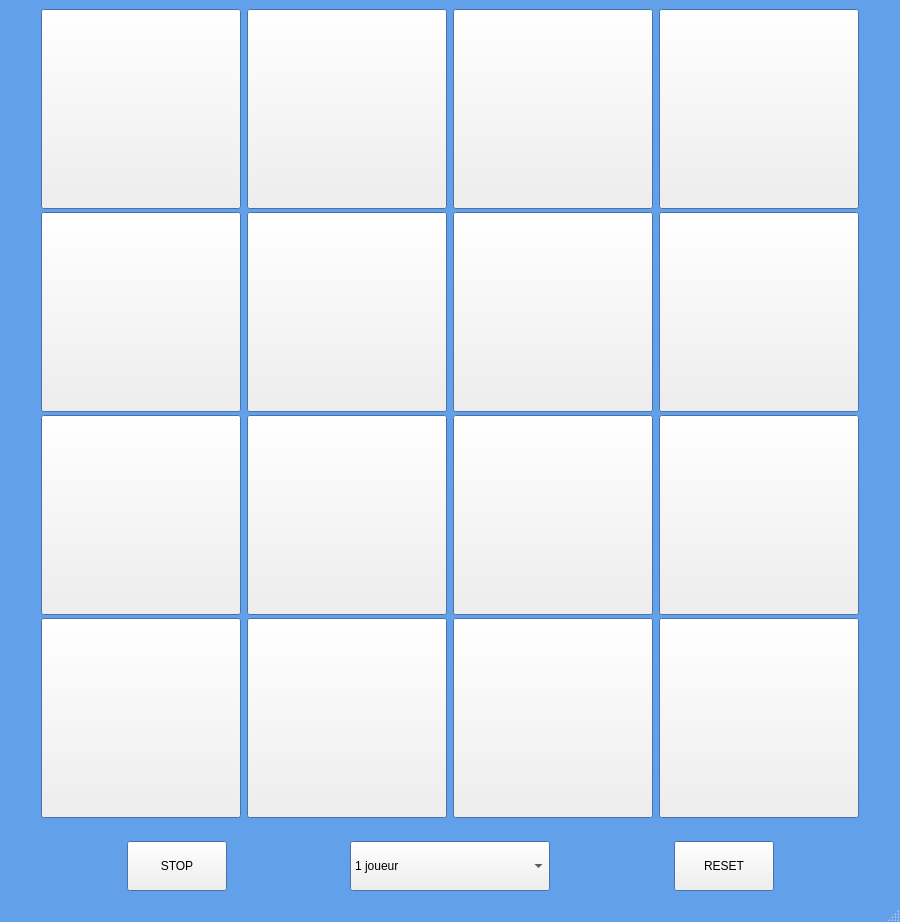
<?xml version="1.0" encoding="UTF-8"?>
<ui version="4.0">
 <class>MainWindow</class>
 <widget class="QMainWindow" name="MainWindow">
  <property name="geometry">
   <rect>
    <x>0</x>
    <y>0</y>
    <width>900</width>
    <height>922</height>
   </rect>
  </property>
  <property name="palette">
   <palette>
    <active>
     <colorrole role="Base">
      <brush brushstyle="SolidPattern">
       <color alpha="255">
        <red>255</red>
        <green>255</green>
        <blue>255</blue>
       </color>
      </brush>
     </colorrole>
     <colorrole role="Window">
      <brush brushstyle="SolidPattern">
       <color alpha="255">
        <red>98</red>
        <green>160</green>
        <blue>234</blue>
       </color>
      </brush>
     </colorrole>
    </active>
    <inactive>
     <colorrole role="Base">
      <brush brushstyle="SolidPattern">
       <color alpha="255">
        <red>255</red>
        <green>255</green>
        <blue>255</blue>
       </color>
      </brush>
     </colorrole>
     <colorrole role="Window">
      <brush brushstyle="SolidPattern">
       <color alpha="255">
        <red>98</red>
        <green>160</green>
        <blue>234</blue>
       </color>
      </brush>
     </colorrole>
    </inactive>
    <disabled>
     <colorrole role="Base">
      <brush brushstyle="SolidPattern">
       <color alpha="255">
        <red>98</red>
        <green>160</green>
        <blue>234</blue>
       </color>
      </brush>
     </colorrole>
     <colorrole role="Window">
      <brush brushstyle="SolidPattern">
       <color alpha="255">
        <red>98</red>
        <green>160</green>
        <blue>234</blue>
       </color>
      </brush>
     </colorrole>
    </disabled>
   </palette>
  </property>
  <property name="windowTitle">
   <string>Tic Tac Toe </string>
  </property>
  <widget class="QWidget" name="centralwidget">
   <property name="enabled">
    <bool>true</bool>
   </property>
   <property name="minimumSize">
    <size>
     <width>900</width>
     <height>900</height>
    </size>
   </property>
   <property name="maximumSize">
    <size>
     <width>0</width>
     <height>0</height>
    </size>
   </property>
   <layout class="QVBoxLayout" name="verticalLayout">
    <item>
     <spacer name="verticalSpacer_9">
      <property name="orientation">
       <enum>Qt::Vertical</enum>
      </property>
      <property name="sizeHint" stdset="0">
       <size>
        <width>20</width>
        <height>40</height>
       </size>
      </property>
     </spacer>
    </item>
    <item>
     <layout class="QGridLayout" name="gridLayout">
      <item row="0" column="0">
       <spacer name="horizontalSpacer_4">
        <property name="orientation">
         <enum>Qt::Horizontal</enum>
        </property>
        <property name="sizeHint" stdset="0">
         <size>
          <width>40</width>
          <height>20</height>
         </size>
        </property>
       </spacer>
      </item>
      <item row="0" column="1">
       <layout class="QVBoxLayout" name="verticalLayout_6" stretch="0,0,0,0,0,0">
        <item>
         <spacer name="verticalSpacer">
          <property name="orientation">
           <enum>Qt::Vertical</enum>
          </property>
          <property name="sizeHint" stdset="0">
           <size>
            <width>20</width>
            <height>40</height>
           </size>
          </property>
         </spacer>
        </item>
        <item>
         <widget class="QPushButton" name="pushButton_1">
          <property name="minimumSize">
           <size>
            <width>200</width>
            <height>200</height>
           </size>
          </property>
          <property name="maximumSize">
           <size>
            <width>200</width>
            <height>200</height>
           </size>
          </property>
          <property name="text">
           <string/>
          </property>
          <property name="iconSize">
           <size>
            <width>16</width>
            <height>16</height>
           </size>
          </property>
         </widget>
        </item>
        <item>
         <widget class="QPushButton" name="pushButton_5">
          <property name="minimumSize">
           <size>
            <width>200</width>
            <height>200</height>
           </size>
          </property>
          <property name="maximumSize">
           <size>
            <width>200</width>
            <height>200</height>
           </size>
          </property>
          <property name="text">
           <string/>
          </property>
         </widget>
        </item>
        <item>
         <widget class="QPushButton" name="pushButton_9">
          <property name="minimumSize">
           <size>
            <width>200</width>
            <height>200</height>
           </size>
          </property>
          <property name="maximumSize">
           <size>
            <width>200</width>
            <height>200</height>
           </size>
          </property>
          <property name="text">
           <string/>
          </property>
         </widget>
        </item>
        <item>
         <widget class="QPushButton" name="pushButton_13">
          <property name="minimumSize">
           <size>
            <width>200</width>
            <height>200</height>
           </size>
          </property>
          <property name="maximumSize">
           <size>
            <width>200</width>
            <height>200</height>
           </size>
          </property>
          <property name="text">
           <string/>
          </property>
         </widget>
        </item>
        <item>
         <spacer name="verticalSpacer_5">
          <property name="orientation">
           <enum>Qt::Vertical</enum>
          </property>
          <property name="sizeHint" stdset="0">
           <size>
            <width>20</width>
            <height>40</height>
           </size>
          </property>
         </spacer>
        </item>
       </layout>
      </item>
      <item row="0" column="2">
       <layout class="QVBoxLayout" name="verticalLayout_10">
        <item>
         <spacer name="verticalSpacer_2">
          <property name="orientation">
           <enum>Qt::Vertical</enum>
          </property>
          <property name="sizeHint" stdset="0">
           <size>
            <width>20</width>
            <height>40</height>
           </size>
          </property>
         </spacer>
        </item>
        <item>
         <widget class="QPushButton" name="pushButton_2">
          <property name="minimumSize">
           <size>
            <width>200</width>
            <height>200</height>
           </size>
          </property>
          <property name="maximumSize">
           <size>
            <width>200</width>
            <height>200</height>
           </size>
          </property>
          <property name="text">
           <string/>
          </property>
         </widget>
        </item>
        <item>
         <widget class="QPushButton" name="pushButton_6">
          <property name="minimumSize">
           <size>
            <width>200</width>
            <height>200</height>
           </size>
          </property>
          <property name="maximumSize">
           <size>
            <width>200</width>
            <height>200</height>
           </size>
          </property>
          <property name="text">
           <string/>
          </property>
         </widget>
        </item>
        <item>
         <widget class="QPushButton" name="pushButton_10">
          <property name="minimumSize">
           <size>
            <width>200</width>
            <height>200</height>
           </size>
          </property>
          <property name="maximumSize">
           <size>
            <width>200</width>
            <height>200</height>
           </size>
          </property>
          <property name="text">
           <string/>
          </property>
         </widget>
        </item>
        <item>
         <widget class="QPushButton" name="pushButton_14">
          <property name="minimumSize">
           <size>
            <width>200</width>
            <height>200</height>
           </size>
          </property>
          <property name="maximumSize">
           <size>
            <width>200</width>
            <height>200</height>
           </size>
          </property>
          <property name="text">
           <string/>
          </property>
         </widget>
        </item>
        <item>
         <spacer name="verticalSpacer_6">
          <property name="orientation">
           <enum>Qt::Vertical</enum>
          </property>
          <property name="sizeHint" stdset="0">
           <size>
            <width>20</width>
            <height>40</height>
           </size>
          </property>
         </spacer>
        </item>
       </layout>
      </item>
      <item row="0" column="3">
       <layout class="QVBoxLayout" name="verticalLayout_7">
        <item>
         <spacer name="verticalSpacer_3">
          <property name="orientation">
           <enum>Qt::Vertical</enum>
          </property>
          <property name="sizeHint" stdset="0">
           <size>
            <width>20</width>
            <height>40</height>
           </size>
          </property>
         </spacer>
        </item>
        <item>
         <widget class="QPushButton" name="pushButton_3">
          <property name="minimumSize">
           <size>
            <width>200</width>
            <height>200</height>
           </size>
          </property>
          <property name="maximumSize">
           <size>
            <width>200</width>
            <height>200</height>
           </size>
          </property>
          <property name="text">
           <string/>
          </property>
         </widget>
        </item>
        <item>
         <widget class="QPushButton" name="pushButton_7">
          <property name="minimumSize">
           <size>
            <width>200</width>
            <height>200</height>
           </size>
          </property>
          <property name="maximumSize">
           <size>
            <width>200</width>
            <height>200</height>
           </size>
          </property>
          <property name="text">
           <string/>
          </property>
         </widget>
        </item>
        <item>
         <widget class="QPushButton" name="pushButton_11">
          <property name="minimumSize">
           <size>
            <width>200</width>
            <height>200</height>
           </size>
          </property>
          <property name="maximumSize">
           <size>
            <width>200</width>
            <height>200</height>
           </size>
          </property>
          <property name="text">
           <string/>
          </property>
         </widget>
        </item>
        <item>
         <widget class="QPushButton" name="pushButton_15">
          <property name="minimumSize">
           <size>
            <width>200</width>
            <height>200</height>
           </size>
          </property>
          <property name="maximumSize">
           <size>
            <width>200</width>
            <height>200</height>
           </size>
          </property>
          <property name="text">
           <string/>
          </property>
         </widget>
        </item>
        <item>
         <spacer name="verticalSpacer_7">
          <property name="orientation">
           <enum>Qt::Vertical</enum>
          </property>
          <property name="sizeHint" stdset="0">
           <size>
            <width>20</width>
            <height>40</height>
           </size>
          </property>
         </spacer>
        </item>
       </layout>
      </item>
      <item row="0" column="4">
       <layout class="QVBoxLayout" name="verticalLayout_8">
        <item>
         <spacer name="verticalSpacer_4">
          <property name="orientation">
           <enum>Qt::Vertical</enum>
          </property>
          <property name="sizeHint" stdset="0">
           <size>
            <width>20</width>
            <height>40</height>
           </size>
          </property>
         </spacer>
        </item>
        <item>
         <widget class="QPushButton" name="pushButton_4">
          <property name="minimumSize">
           <size>
            <width>0</width>
            <height>200</height>
           </size>
          </property>
          <property name="maximumSize">
           <size>
            <width>200</width>
            <height>200</height>
           </size>
          </property>
          <property name="text">
           <string/>
          </property>
         </widget>
        </item>
        <item>
         <widget class="QPushButton" name="pushButton_8">
          <property name="minimumSize">
           <size>
            <width>0</width>
            <height>200</height>
           </size>
          </property>
          <property name="maximumSize">
           <size>
            <width>200</width>
            <height>200</height>
           </size>
          </property>
          <property name="text">
           <string/>
          </property>
         </widget>
        </item>
        <item>
         <widget class="QPushButton" name="pushButton_12">
          <property name="minimumSize">
           <size>
            <width>200</width>
            <height>200</height>
           </size>
          </property>
          <property name="maximumSize">
           <size>
            <width>200</width>
            <height>200</height>
           </size>
          </property>
          <property name="text">
           <string/>
          </property>
         </widget>
        </item>
        <item>
         <widget class="QPushButton" name="pushButton_16">
          <property name="minimumSize">
           <size>
            <width>200</width>
            <height>200</height>
           </size>
          </property>
          <property name="maximumSize">
           <size>
            <width>200</width>
            <height>200</height>
           </size>
          </property>
          <property name="text">
           <string/>
          </property>
         </widget>
        </item>
        <item>
         <spacer name="verticalSpacer_8">
          <property name="orientation">
           <enum>Qt::Vertical</enum>
          </property>
          <property name="sizeHint" stdset="0">
           <size>
            <width>20</width>
            <height>40</height>
           </size>
          </property>
         </spacer>
        </item>
       </layout>
      </item>
      <item row="0" column="5">
       <spacer name="horizontalSpacer_5">
        <property name="orientation">
         <enum>Qt::Horizontal</enum>
        </property>
        <property name="sizeHint" stdset="0">
         <size>
          <width>40</width>
          <height>20</height>
         </size>
        </property>
       </spacer>
      </item>
     </layout>
    </item>
    <item>
     <spacer name="horizontalSpacer_2">
      <property name="orientation">
       <enum>Qt::Horizontal</enum>
      </property>
      <property name="sizeHint" stdset="0">
       <size>
        <width>879</width>
        <height>20</height>
       </size>
      </property>
     </spacer>
    </item>
    <item>
     <layout class="QHBoxLayout" name="horizontalLayout_2">
      <item>
       <spacer name="horizontalSpacer_6">
        <property name="orientation">
         <enum>Qt::Horizontal</enum>
        </property>
        <property name="sizeHint" stdset="0">
         <size>
          <width>40</width>
          <height>20</height>
         </size>
        </property>
       </spacer>
      </item>
      <item>
       <widget class="QPushButton" name="pushButton_stop">
        <property name="minimumSize">
         <size>
          <width>100</width>
          <height>50</height>
         </size>
        </property>
        <property name="maximumSize">
         <size>
          <width>16777215</width>
          <height>50</height>
         </size>
        </property>
        <property name="text">
         <string>STOP</string>
        </property>
       </widget>
      </item>
      <item>
       <spacer name="horizontalSpacer">
        <property name="orientation">
         <enum>Qt::Horizontal</enum>
        </property>
        <property name="sizeHint" stdset="0">
         <size>
          <width>40</width>
          <height>20</height>
         </size>
        </property>
       </spacer>
      </item>
      <item>
       <widget class="QComboBox" name="player_choice">
        <property name="minimumSize">
         <size>
          <width>200</width>
          <height>50</height>
         </size>
        </property>
        <item>
         <property name="text">
          <string>1 joueur</string>
         </property>
        </item>
        <item>
         <property name="text">
          <string>2 joueurs</string>
         </property>
        </item>
       </widget>
      </item>
      <item>
       <spacer name="horizontalSpacer_3">
        <property name="orientation">
         <enum>Qt::Horizontal</enum>
        </property>
        <property name="sizeHint" stdset="0">
         <size>
          <width>40</width>
          <height>20</height>
         </size>
        </property>
       </spacer>
      </item>
      <item>
       <widget class="QPushButton" name="pushButton_reset">
        <property name="minimumSize">
         <size>
          <width>100</width>
          <height>50</height>
         </size>
        </property>
        <property name="maximumSize">
         <size>
          <width>16777215</width>
          <height>50</height>
         </size>
        </property>
        <property name="text">
         <string>RESET</string>
        </property>
       </widget>
      </item>
      <item>
       <spacer name="horizontalSpacer_7">
        <property name="orientation">
         <enum>Qt::Horizontal</enum>
        </property>
        <property name="sizeHint" stdset="0">
         <size>
          <width>40</width>
          <height>20</height>
         </size>
        </property>
       </spacer>
      </item>
     </layout>
    </item>
   </layout>
  </widget>
  <widget class="QStatusBar" name="statusbar"/>
 </widget>
 <resources/>
 <connections/>
</ui>
